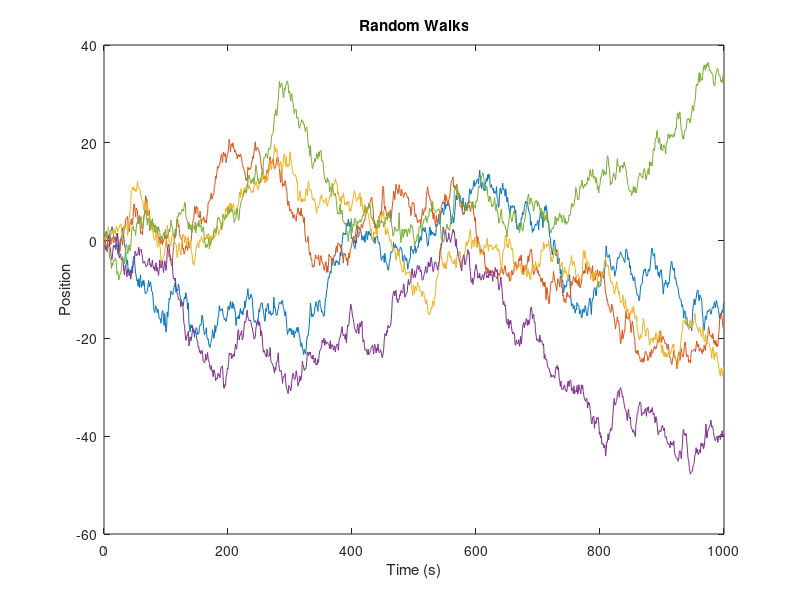

Here is the MATLAB script that generated this plot:
%% Example MATLAB File for |enjaden|
% 
% This is an example of a MATLAB file which publishes nicely to Jade via
% the |enjaden| tool. It shows what types of paragraph styles and inline
% markup are possible, like *bold* and _italic_ markup.
%
% New paragraphs will each get their own &lt;p&gt; tag.
%
% It shows <https://github.com/tuckermcclure/m2jade links>. Links are only
% captured when they look like the above. Note that < this > will note show
% up as a link, and neither will <strong>this</strong>.
%
% There are numerous paragraph styles, such as code blocks:
%
%   code
%   line 2: code
%   line 3: code
%
% and preformatted text:
%
%  PRE
%     TEXT
%
% There are also the expected ordered and unordered lists. Note that these
% must be offset with a spacer line so that they can be differentiated from
% *bold* inline text that happens to start a new line.
%
% * This is the first part of the list.
% * This is the second part. It's longer than the first. In fact, it's so
%   long that it extends to a new line, without breaking the list.
% * This is the third and final thing.
%
% Numbered lists work the same way:
%
% # Thing 1
% # Thing 2
% # Thing 3

%% Some Actual Code
% 
% Here in this section (marked with %%), we'll include some actual code.
% When |enjaden| comes across this, it will evaluate it and show the
% resulting command window output and figures, just below the code.

% Make a series of random walks.
t = 1:1000;
y = cumsum(randn(5, length(t)), 2);
y(:, end)

% Plot some things.
figure(1);
clf();
plot(t, y);
xlabel('Time');
ylabel('Position');
title('Random Walks');

%% Second Section
% In this section, we'll highlight that you don't *always* have to skip a
% line between the header and paragraph. But we might want to before
% inserting an image so that it will get its own line and not be part of
% the paragraph:
% 
% <<../ml2jade-logo.png>>

%%
% Note that the location of the image can be absolute or relative to the 
% file.

%% Section the Third
%
% Note that any time you change a figure, it gets included in the output.
% Let's add some units to the x axis.

xlabel('Time (s)');

%%
% By the way, we can keep adding paragraphs by making new %% sections and
% just not giving them headers.

%% A Demonstration of Equations
% 
% This part is pretty fun. _We're going to show how to use MathJax for 
% equations_! This looks way better than what |publish| does. (Also, note
% that the inline markup in this paragraph spans multiple lines; it's still
% detected correctly.)
%
% Inline equations use single dollar signs, like $x$. Let's discuss in more
% detail in a _display equation_:
%
% $$x = f(x)$$
%
% Looks nice, right? The only downside to using MathJax is that one must be
% connected to the internet. So if you're publishing a MATLAB file to Jade
% from a desert island (or, more likely, on some ancient plane that doesn't
% give you free wifi), you won't be able to see your equations.

%%
% This concludes the example. See |ml2jade_example.jade| for an example of
% a Jade file ready to have its MATLAB sections evaluated and inserted into
% a new Jade file.
